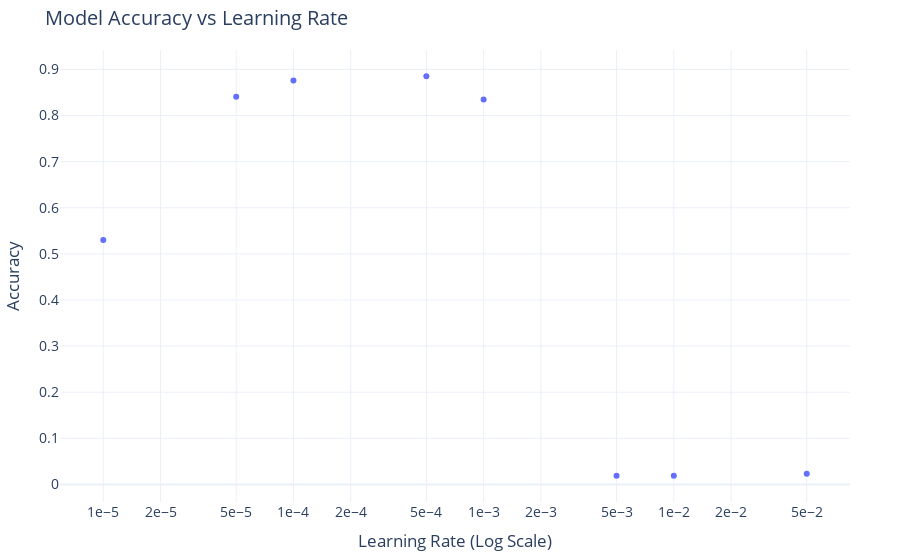

This figure's notebook cell:
### Code cell
import plotly.express as px

# Example data
learning_rate = [0.01, 0.05, 0.001, 0.005, 0.0001, 0.0005, 0.00001, 0.00005]
accuracy = [0.019, 0.023, 0.835, 0.019, 0.876, 0.885, 0.53, 0.8408]

# Create the scatter plot
fig = px.scatter(
    x=learning_rate,
    y=accuracy,
    title='Model Accuracy vs Learning Rate',
    labels={
        'x': 'Learning Rate (Log Scale)',
        'y': 'Accuracy'
    },
    hover_data={'Learning Rate': learning_rate, 'Accuracy': accuracy},  # Adding relevant hover information
    log_x=True,  # Set the x-axis to be logarithmic
)

# Customize the layout for scientific notation on the x-axis
fig.update_layout(
    xaxis=dict(
        tickformat=".0e"  # Set the tick format to scientific notation
    ),
    template='plotly_white',
    font=dict(size=14),
    margin=dict(l=50, r=50, t=50, b=50),
)

# Show the plot
fig.show()

### Figure 1 — Plotly figure (JSON) as saved in the notebook; plotly's stock layout.template omitted (floating-point values rounded to 4 significant figures)
{"data": [{"customdata": [[0.01, 0.019], [0.05, 0.023], [0.001, 0.835], [0.005, 0.019], [0.0001, 0.876], [0.0005, 0.885], [1e-05, 0.53], [5e-05, 0.8408]], "hovertemplate": "Learning Rate (Log Scale)=%{x}<br>Accuracy=%{customdata[1]}<br>Learning Rate=%{customdata[0]}<extra></extra>", "legendgroup": "", "marker": {"color": "#636efa", "symbol": "circle"}, "mode": "markers", "name": "", "orientation": "v", "showlegend": false, "type": "scatter", "x": [0.01, 0.05, 0.001, 0.005, 0.0001, 0.0005, 1e-05, 5e-05], "xaxis": "x", "y": [0.019, 0.023, 0.835, 0.019, 0.876, 0.885, 0.53, 0.8408], "yaxis": "y"}], "layout": {"font": {"size": 14}, "legend": {"tracegroupgap": 0}, "margin": {"b": 50, "l": 50, "r": 50, "t": 50}, "title": {"text": "Model Accuracy vs Learning Rate"}, "xaxis": {"anchor": "y", "domain": [0, 1], "tickformat": ".0e", "title": {"text": "Learning Rate (Log Scale)"}, "type": "log"}, "yaxis": {"anchor": "x", "domain": [0, 1], "title": {"text": "Accuracy"}}}}
